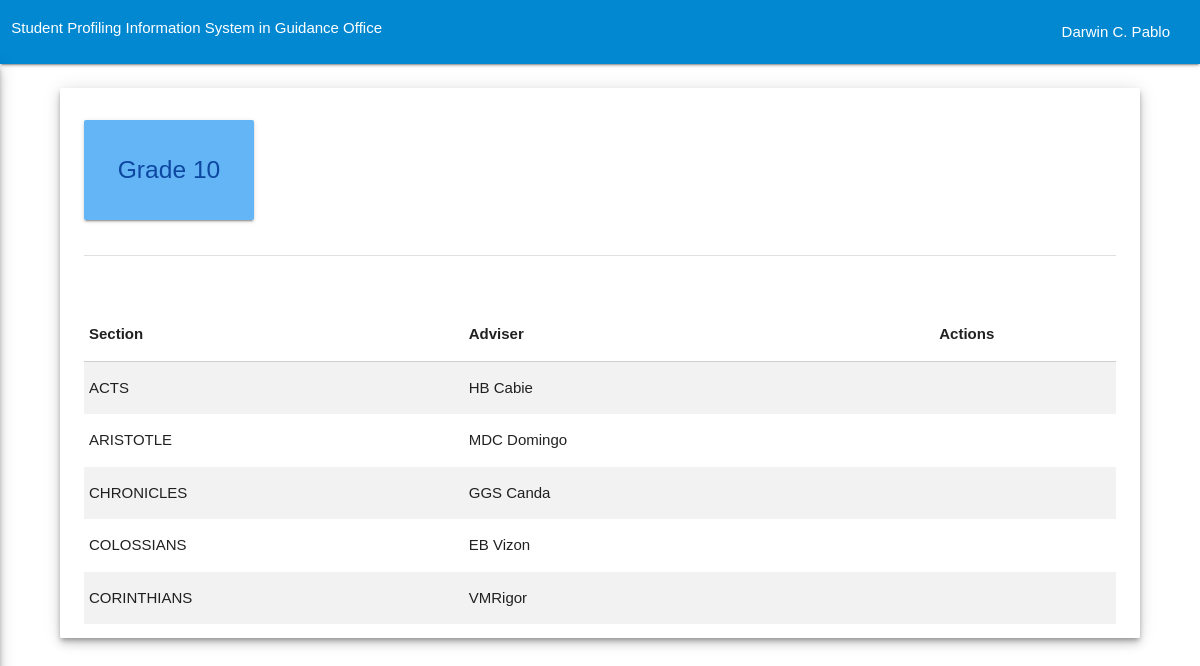
/admin/year_level/grade10.php (signed in), run on the app's committed database.
### tables this page shows
CREATE TABLE `grd10` (
  `grd10_id` int(255) NOT NULL,
  `section` varchar(255) NOT NULL,
  `adviser` varchar(255) NOT NULL
);

### admin/year_level/grade10.php (the view, shortened to what this page needs)
<?php
include '../../database/db.php';
if(isset($_SESSION['user_type'])== 1){
$query1= mysqli_query($con,"SELECT * FROM admin WHERE `username`='".$_SESSION['username']."' AND `user_type`= 1 ");
$num1 = mysqli_num_rows($query1);
if($num1==1){
?>
<!DOCTYPE html>
<html>
	<head>
		<link type="text/css" rel="stylesheet" href="../../assets/css/materialize.min.css"  media="screen,projection"/>
		<link rel="stylesheet" href="../../assets/stepper/materialize-stepper.min.css">
		<link type="text/css" rel="stylesheet" href="../../assets/css/custom.css"  media="screen,projection"/>
		<link type="text/css" rel="stylesheet" href="../../assets/css/custom2.css"  media="screen,projection"/>
	</head>
	<body>
		<form method="POST" action="#">
			<?php include'nav_top.php';?>
			<div class="card-panel year-level-content z-depth-3">
				<div class="row">
				<div class="card-panel blue lighten-2 center"
						  style="width:170px;
						         height:100px;">
					<h5 class="blue-text text-darken-4">
						Grade 10
					</h5>
				</div>
			</div>
			<div class="divider"></div>
				<div class="row">
					<div class=" col s1 push-s10 custom-button-top">
						<a href="add_section_grd10.php" class="tooltipped" data-position="left" data-delay="50" data-tooltip="Add Section">
						</a>
					</div>
				</div>
				<table class="striped">
					<thead>
						<tr>
							<th>Section</th>
							<th>Adviser</th>
							<th></th>
							<th></th>
							<th></th>
							<th></th>
							<th></th>
							<th></th>
							<th>Actions</th>
						</tr>
					</thead>
					<tbody>
						<?php
						$grd10_query = mysqli_query($con, "SELECT * FROM grd10 ORDER BY section ASC");
						if (mysqli_num_rows($grd10_query ) > 0) {
							while($row = mysqli_fetch_array($grd10_query )) {
						?>
						<tr>
								<td><?php echo $row['section'];?></td>
								<td><?php echo $row['adviser'];?></td>
								<td></td>
								<td></td>
								<td></td>
								<td></td>
								<td></td>
								<td></td>
								<td>
							<a href="grade10.php?edit=1&grd10_id=<?php echo $row["grd10_id"];?>" class="tooltipped" data-position="top" data-delay="50" 		data-tooltip="Edit">
							</a>
							<a href="grade10.php?add=1&grd10_id=<?php echo $row["grd10_id"];?>" class="tooltipped" data-position="top" data-delay="50" data-tooltip="Add New Adviser">
							</a>
							<a href="grade10.php?view=1&grd10_id=<?php echo $row["grd10_id"];?>" class="tooltipped" data-position="top" data-delay="50" data-tooltip="view">
							</a>
							</td>
						</tr>
						<?php
								}
							}
						?>
					</tbody>
				</table>
			</form>
	<?php
		}else{
			header ("location:../../index.php");;
			}
		}else{
			header ("location:../../index.php");
		}
			?>
	</body>
</html>

### assets/css/custom.css (style rules this page uses)
@media (min-width: 321px) { html { font-family: GillSans, Calibri, Trebuchet, sans-serif; ; } }
@media (min-width: 321px) { a { text-decoration: none; } }
@media (min-width: 321px) { .custom-button-top { margin-top: 10px; } }
@media (min-width: 767px) { html { font-family: GillSans, Calibri, Trebuchet, sans-serif; ; } }
@media (min-width: 767px) { a { text-decoration: none; } }
@media (min-width: 767px) { .custom-button-top { margin-top: 10px; } }
@media (min-width: 768px) { html { font-family: GillSans, Calibri, Trebuchet, sans-serif; ; } }
@media (min-width: 768px) { a { text-decoration: none; } }
@media (min-width: 768px) { .custom-button-top { margin-top: 10px; } }
@media (min-width: 992px) { html { font-family: GillSans, Calibri, Trebuchet, sans-serif; ; } }
@media (min-width: 992px) { a { text-decoration: none; } }
@media (min-width: 992px) { .custom-button-top { margin-top: 10px; } }
@media (min-width: 1200px) { html { font-family: GillSans, Calibri, Trebuchet, sans-serif; ; } }
@media (min-width: 1200px) { a { text-decoration: none; } }
@media (min-width: 1200px) { .custom-button-top { margin-top: 10px; } }

### assets/css/custom2.css (style rules this page uses)
@media (min-width: 768px) { .year-level-content { width: 90%; margin-left: 5%; height: 650px; margin-top: 2%; overflow-y: scroll; } }
@media (min-width: 992px) { .year-level-content { width: 90%; margin-left: 5%; height: 550px; margin-top: 2%; overflow-y: scroll; } }
@media (min-width: 1200px) { .year-level-content { width: 90%; margin-left: 5%; height: 550px; margin-top: 2%; overflow-y: scroll; } }
.year-level-content { width: 80%; margin-left: 19.5%; height: 550px; margin-top: 1%; overflow-y: scroll; }

### data on the page
grd10: section "ACTS", adviser "HB Cabie"
grd10: section "ARISTOTLE", adviser "MDC Domingo"
grd10: section "CHRONICLES", adviser "GGS Canda"
grd10: section "COLOSSIANS", adviser "EB Vizon"
grd10: section "CORINTHIANS", adviser "VMRigor"

### other printed values
$_SESSION['fullname'] "Darwin C. Pablo"
